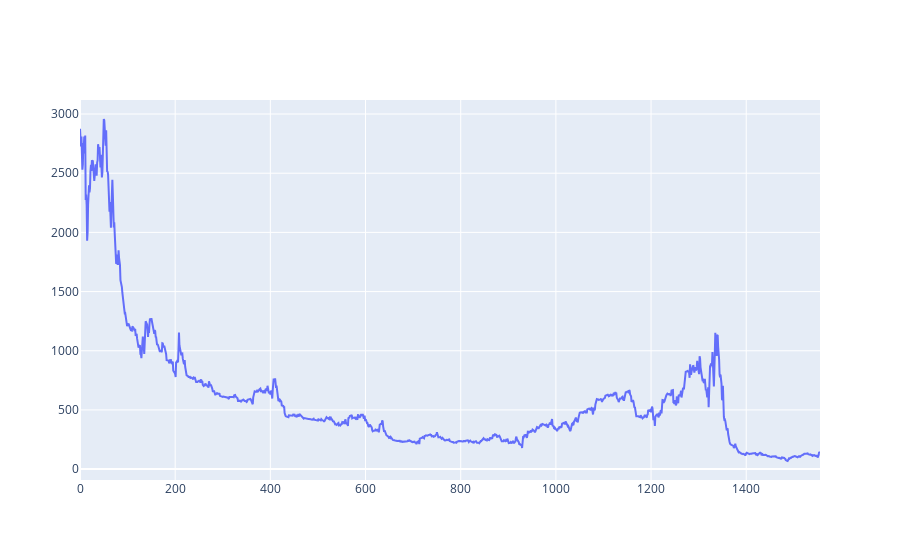

This figure's notebook cell:
### Code cell
btc_trace = go.Scatter(x=dataset.index, y=dataset['Close'], name= 'Close')
py.iplot([btc_trace])

### Figure 1 — Plotly figure (JSON) as saved in the notebook; plotly's stock layout.template omitted (floating-point values rounded to 4 significant figures; data arrays with more than 128 entries replaced by an {"elided": "..."} marker saying what was removed)
{"data": [{"name": "Close", "x": {"elided": "1556 int values"}, "y": {"elided": "1556 float values"}, "type": "scatter"}], "layout": {}}
